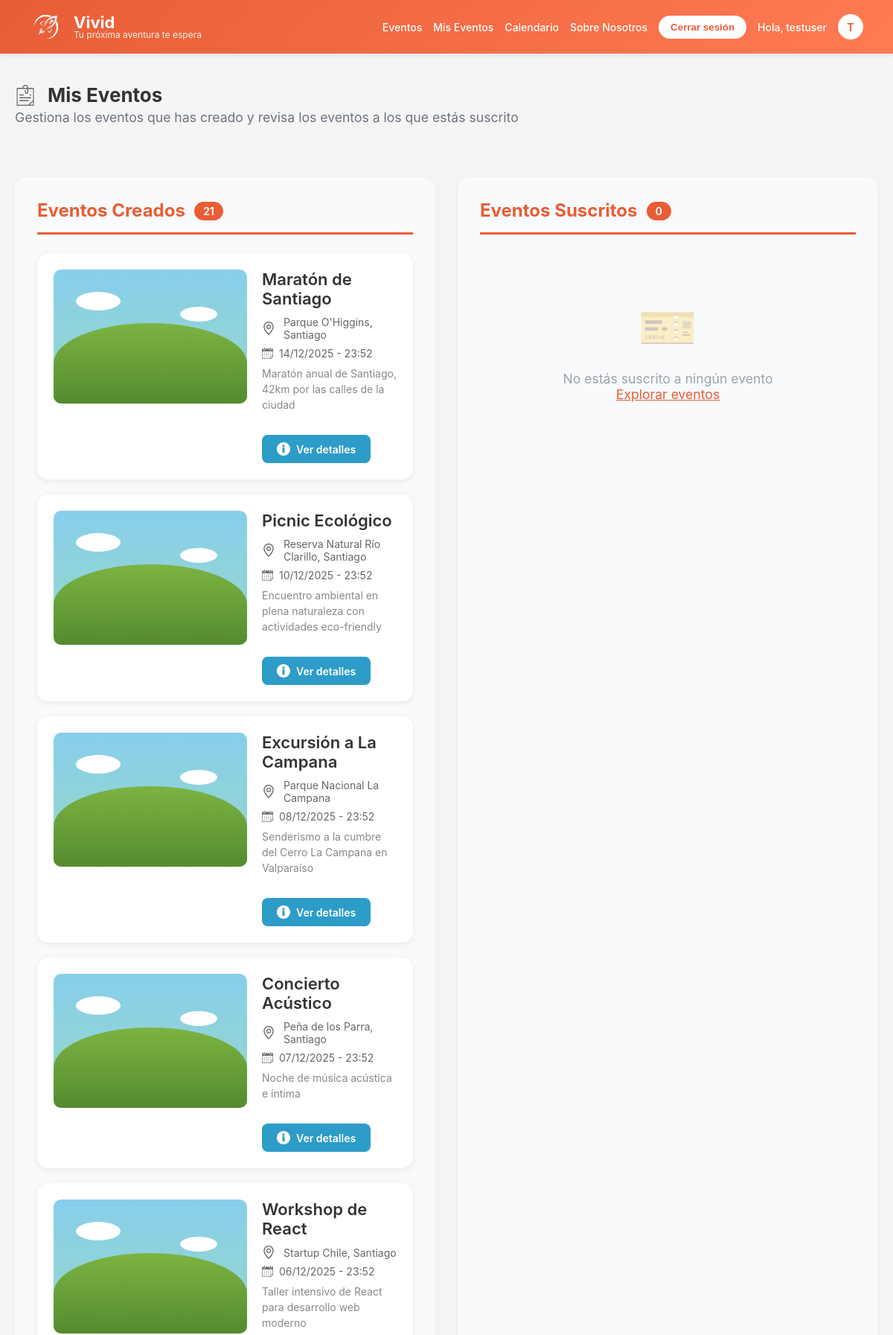
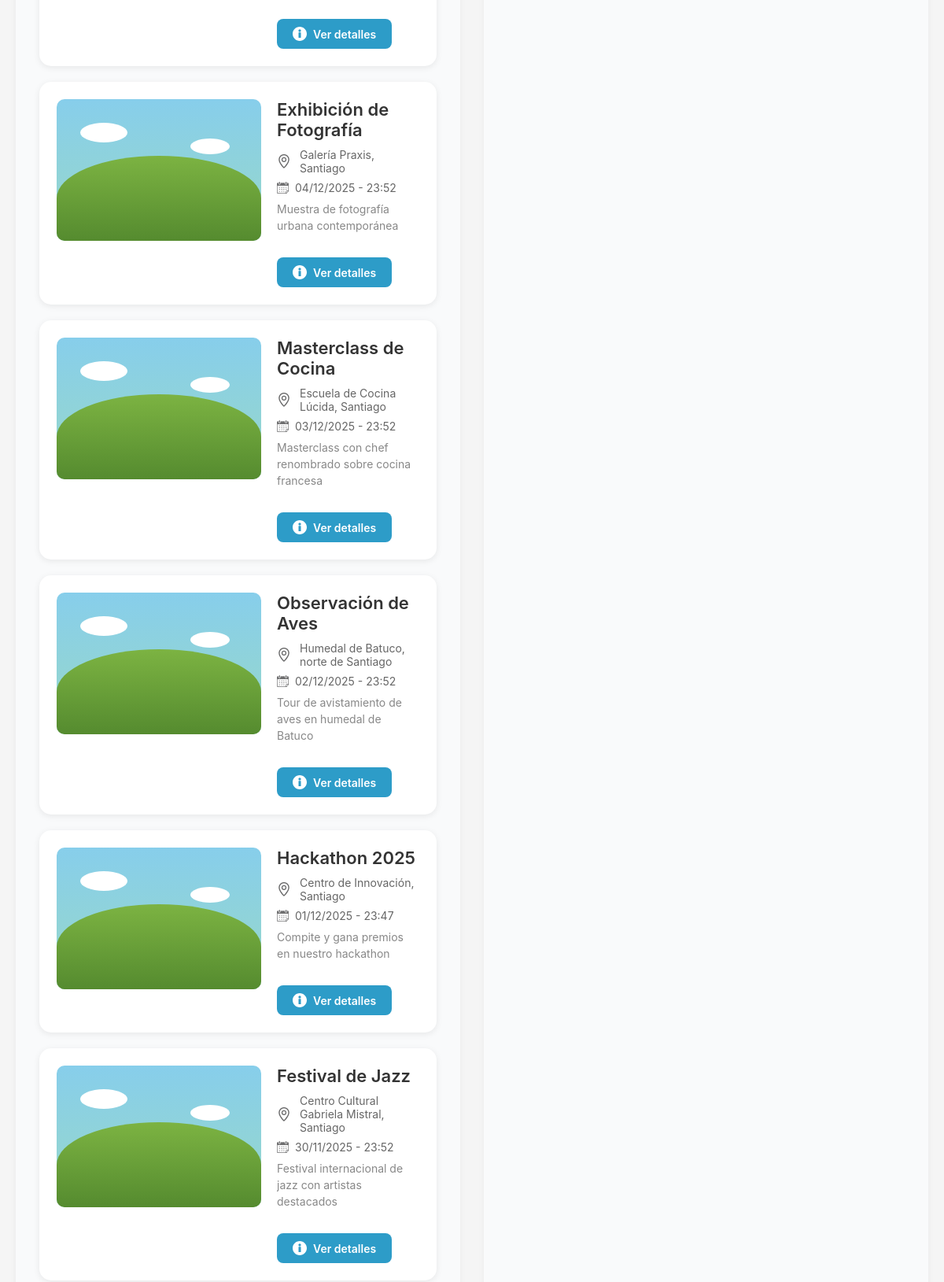
Screenshot of /users/mis-eventos/ (signed in, upper part) with the database file from the repository (2 pictures, top to bottom).
### apps/users/models.py (models this page shows)
class User(AbstractUser):
    user_id = models.BigAutoField(primary_key=True)
    photo = models.ImageField(upload_to="profile_pics/", blank=True, null=True)

### apps/events/models.py (models this page shows, shortened)
class Event(models.Model):
    name = models.CharField(max_length=250, verbose_name="Nombre")
    description = models.TextField(blank=True, verbose_name="Descripción")
    created = models.DateField(default=timezone.now, verbose_name="Creado")
    date = models.DateTimeField(verbose_name="Fecha del evento")
    location = models.CharField(max_length=300, blank=True, verbose_name="Ubicación")
    latitud = models.DecimalField(
        max_digits=9,
        decimal_places=6,
        null=True,
        blank=True,
        verbose_name="Latitud"
    )
    longitud = models.DecimalField(
        max_digits=9,
        decimal_places=6,
        null=True,
        blank=True,
        verbose_name="Longitud"
    )
    category = models.ForeignKey(
        Category,
        on_delete=models.SET_NULL,
        null=True,
        blank=True,
        verbose_name="Categoría"
    )
    owner = models.ForeignKey(
        settings.AUTH_USER_MODEL,
        on_delete=models.CASCADE,
        related_name='eventos_creados',
        verbose_name="Organizador"
    )
    attendees = models.ManyToManyField(
        settings.AUTH_USER_MODEL,
        through='HasSubs',
        related_name='eventos_asistiendo',
        blank=True,
        verbose_name="Asistentes"
    )
    photo = models.ImageField(
        upload_to='events/',
        blank=True,
        null=True,
        verbose_name="Foto principal"
    )
    tags = models.CharField(
        max_length=200,
        blank=True,
        help_text="Tags separados por espacios",
        verbose_name="Etiquetas"
    )
    class Meta:
        ordering = ['-date']
        verbose_name = "Evento"
        verbose_name_plural = "Eventos"

### apps/users/views.py (the view)
# urls.py: path('mis-eventos/', views.user_events_view, name='user_events'),
@login_required
def user_events_view(request):
    from apps.events.models import Event, HasSubs
    created_events = Event.objects.filter(owner=request.user).order_by('-date')
    suscripciones = HasSubs.objects.filter(username=request.user).select_related('name')
    subscribed_events = [sub.name for sub in suscripciones]
    subscribed_events_not_owned = [event for event in subscribed_events if event.owner != request.user]
    context = {
        'created_events': created_events,
        'subscribed_events': subscribed_events,
        'subscribed_events_not_owned': subscribed_events_not_owned,
    }
    return render(request, 'users/my_events.html', context)

### apps/users/templates/users/my_events.html (shortened to what this page needs)
{% extends 'events/base.html' %}
{% load static %}
{% block extra_css %}
<link rel="stylesheet" href="{% static 'events/css/event_card.css' %}">
<link rel="stylesheet" href="{% static 'users/css/my_events.css' %}">
{% endblock %}
{% block content %}
<div class="my-events-container">
  <div class="my-events-header">
    <div class="my-events-title-group">
      <h1 class="calendar-title">
        <img src="{% static 'events/images/icons/event-icon.svg' %}" alt="Eventos" class="calendar-title-icon"> Mis Eventos
      </h1>
      <p class="page-subtitle">Gestiona los eventos que has creado y revisa los eventos a los que estás suscrito</p>
    </div>
  </div>
  <div class="events-grid">
    <div class="events-column">
      <div class="column-header">
        <h2 class="column-title">Eventos Creados</h2>
        <span class="event-count">{{ created_events|length }}</span>
      </div>
      <div class="events-list">
        {% for evento in created_events %}
          <div class="event-card" data-id="{{ evento.id }}">
            <div class="event-image">
              {% if evento.photo %}
              <img src="{{ evento.photo.url }}" alt="{{ evento.name }}">
              {% else %}
              <div class="default-image">
                <div class="cloud cloud1"></div>
                <div class="cloud cloud2"></div>
                <div class="hill"></div>
              </div>
              {% endif %}
            </div>
            <div class="event-details">
              <h3 class="event-title">{{ evento.name }}</h3>
              <div class="event-meta">
                <span>
                  <img src="{% static 'events/images/icons/location-icon.svg' %}" alt="Ubicación" class="location-icon">
                  {{ evento.location }}
                </span>
              </div>
              <div class="event-meta">
                <span class="event-datetime"><img src="{% static 'events/images/icons/calendar-icon.svg' %}" alt="Fecha" class="calendar-icon"> {{ evento.date|date:"d/m/Y - H:i" }}</span>
              </div>
              <p class="event-description">
                {{ evento.description|truncatewords:15 }}
              </p>
              <div class="event-actions" style="margin-top: 15px;">
                <a href="{% url 'events:event_detail' evento.id %}" class="details-btn">
                  <img src="{% static 'events/images/icons/info-icon.svg' %}" alt="" class="btn-icon">
                  <span>Ver detalles</span>
                </a>
              </div>
            </div>
          </div>
        {% empty %}
          <div class="no-events">
            <div class="no-events-icon">📝</div>
            <p>Aún no has creado ningún evento</p>
            <a href="{% url 'events:event_create' %}" style="color: var(--primary-color); text-decoration: underline;">Crear mi primer evento</a>
          </div>
        {% endfor %}
      </div>
    </div>
    <div class="events-column">
      <div class="column-header">
        <h2 class="column-title">Eventos Suscritos</h2>
        <span class="event-count">{{ subscribed_events|length }}</span>
      </div>
      <div class="events-list">
        {% for evento in subscribed_events_not_owned %}
          <div class="event-card" data-id="{{ evento.id }}">
            <div class="event-image">
              {% if evento.photo %}
              <img src="{{ evento.photo.url }}" alt="{{ evento.name }}">
              {% else %}
              <div class="default-image">
                <div class="cloud cloud1"></div>
                <div class="cloud cloud2"></div>
                <div class="hill"></div>
              </div>
              {% endif %}
            </div>
            <div class="event-details">
              <h3 class="event-title">{{ evento.name }}</h3>
              <div class="event-meta">
                <span>
                  <img src="{% static 'events/images/icons/location-icon.svg' %}" alt="Ubicación" class="location-icon">
                  {{ evento.location }}
                </span>
              </div>
              <div class="event-meta">
                <span class="event-datetime"><img src="{% static 'events/images/icons/calendar-icon.svg' %}" alt="Fecha" class="calendar-icon"> {{ evento.date|date:"d/m/Y - H:i" }}</span>
              </div>
              <p class="event-organizer">Organizado por: {{ evento.owner.username }}</p>
              <p class="event-description">
                {{ evento.description|truncatewords:15 }}
              </p>
              {% if evento.tags %}
              <div class="event-tags">
                {% for tag in evento.tags.split %}
                <span class="tag">{{ tag }}</span>
                {% endfor %}
              </div>
              {% endif %}
              <div class="event-actions" style="margin-top: 15px;">
                <a href="{% url 'events:event_detail' evento.id %}" class="details-btn">
                  <img src="{% static 'events/images/icons/info-icon.svg' %}" alt="" class="btn-icon">
                  <span>Ver detalles</span>
                </a>
              </div>
            </div>
          </div>
        {% empty %}
          <div class="no-events">
            <div class="no-events-icon">🎫</div>
            <p>No estás suscrito a ningún evento</p>
            <a href="{% url 'events:event_list' %}" style="color: var(--primary-color); text-decoration: underline;">Explorar eventos</a>
          </div>
        {% endfor %}
      </div>
    </div>
  </div>
</div>
{% endblock %}

### apps/events/templates/events/base.html (shortened to what this page needs)
<!DOCTYPE html>
<html lang="es">
{% load static %}
<head>
  <link href="https://unpkg.com/maplibre-gl@5.0.1/dist/maplibre-gl.css" rel="stylesheet" />
  <link rel="stylesheet" href="{% static 'events/css/base.css' %}" />
  <link rel="stylesheet" href="{% static 'events/css/navbar.css' %}" />
  <link rel="stylesheet" href="{% static 'events/css/messages.css' %}" />
  <link rel="stylesheet" href="{% static 'events/css/calendar.css' %}" />
  {% block extra_css %}{% endblock %}
</head>
<body>
  <header class="header">
    <div class="logo-section">
      <a href="{% url 'events:event_list' %}"
        style="display: flex; align-items: center; gap: 15px; text-decoration: none;">
        <div class="logo">
          <img src="{% static 'events/images/vivid-logo.svg' %}" alt="Vivid Logo" class="logo-svg">
        </div>
        <div class="logo-text">
          <h1>Vivid</h1>
          <p>Tu próxima aventura te espera</p>
        </div>
      </a>
    </div>
    <nav class="nav-menu">
      <a href="{% url 'events:event_list' %}">Eventos</a>
      {% if user.is_authenticated %}
      <a href="{% url 'users:user_events' %}">Mis Eventos</a>
      <a href="{% url 'events:calendar' %}">Calendario</a>
      <a href="{% url 'events:about' %}">Sobre Nosotros</a>
      <form method="post" action="{% url 'account_logout' %}" style="display:inline;">
        <button type="submit" class="auth-logout-button" style="background: white; color: var(--primary-color); padding: 8px 16px; border-radius: 20px; font-weight: 600; border: none; cursor: pointer;">Cerrar sesión</button>
      </form>
      <span style="color: white; font-size: 14px;">Hola, {{ user.username }}</span>
      <div class="user-icon">
        {{ user.username|first|upper }}
      </div>
      {% endif %}
    </nav>
  </header>
  {% block content %}{% endblock %}
</body>
</html>

### apps/events/static/events/css/base.css (style rules this page uses)
* { margin: 0; padding: 0; box-sizing: border-box; }
body { font-family: -apple-system, BlinkMacSystemFont, 'Segoe UI', Roboto, Oxygen, Ubuntu, Cantarell, sans-serif; background-color: #f5f5f5; overflow-x: hidden; }
:root { --primary-color: #E85D35; --primary-hover: #D14D25; --primary-light: #FF7B54; --primary-dark: #C43D1A; --text-dark: #333; --text-medium: #666; --text-light: #888; --background-light: #f5f5f5; --white: #ffffff; --shadow-sm: 0 2px 8px rgba(0,0,0,0.08); --shadow-md: 0 4px 12px rgba(0,0,0,0.12); --shadow-lg: 0 4px 20px rgba(0,0,0,0.15); }

### apps/events/static/events/css/navbar.css (style rules this page uses)
.header { background: linear-gradient(135deg, var(--primary-color) 0%, var(--primary-light) 100%); padding: 14px 40px; display: flex; justify-content: space-between; align-items: center; box-shadow: var(--shadow-sm); position: sticky; top: 0; z-index: 1000; min-height: auto; }
.logo-section { display: flex; align-items: center; gap: 15px; }
.logo-section a { display: flex; align-items: center; gap: 15px; text-decoration: none; color: inherit; }
.logo { width: 44px; height: 44px; background: transparent; border-radius: 10px; display: flex; align-items: center; justify-content: center; padding: 5px; transition: transform 0.3s, box-shadow 0.3s; flex-shrink: 0; }
.logo-svg { width: 100%; height: 100%; object-fit: contain; display: block; }
.logo-text { display: flex; flex-direction: column; }
.logo-text h1 { color: var(--white); font-size: 22px; font-weight: 700; margin: 0; line-height: 1; }
.logo-text p { color: rgba(255, 255, 255, 0.9); font-size: 12px; margin: 0; line-height: 1; }
.nav-menu { display: flex; gap: 22px; align-items: center; flex-wrap: wrap; }
.nav-menu a { color: var(--white); text-decoration: none; font-weight: 500; font-size: 15px; transition: opacity 0.3s; position: relative; white-space: nowrap; }
.nav-menu a::after { content: ''; position: absolute; bottom: -5px; left: 0; width: 0; height: 2px; background: var(--white); transition: width 0.3s; }
.nav-menu span { color: var(--white); font-size: 14px; font-weight: 500; }
.user-icon { width: 34px; height: 34px; display: flex; align-items: center; justify-content: center; cursor: pointer; transition: transform 0.3s, box-shadow 0.3s; font-weight: 600; color: var(--primary-color); font-size: 15px; flex-shrink: 0; background: white; border-radius: 50%; }
@media (max-width: 1200px) { .nav-menu { gap: 15px; } }
@media (max-width: 1200px) { .nav-menu a { font-size: 14px; } }

### apps/events/static/events/css/calendar.css (style rules this page uses)
.calendar-title-icon { width: 28px; height: 28px; vertical-align: middle; margin-right: 8px; }
.calendar-title { font-size: 26px; font-weight: 700; color: #333; margin: 0; flex-shrink: 0; }
.event-count { font-size: 11px; color: var(--text-light); font-weight: 600; margin-top: 2px; }

### rows the page displays
User: username "testuser", username|first "T"
Event: name "Maratón de Santiago", location "Parque O'Higgins, Santiago", date "14/12/2025 - 23:52", description "Maratón anual de Santiago, 42km por las calles de la ciudad"
Event: name "Picnic Ecológico", location "Reserva Natural Río Clarillo, Santiago", date "10/12/2025 - 23:52", description "Encuentro ambiental en plena naturaleza con actividades eco-friendly"
Event: name "Excursión a La Campana", location "Parque Nacional La Campana", date "08/12/2025 - 23:52", description "Senderismo a la cumbre del Cerro La Campana en Valparaíso"
Event: name "Concierto Acústico", location "Peña de los Parra, Santiago", date "07/12/2025 - 23:52", description "Noche de música acústica e íntima"
Event: name "Workshop de React", location "Startup Chile, Santiago", date "06/12/2025 - 23:52", description "Taller intensivo de React para desarrollo web moderno"
Event: name "Exhibición de Fotografía", location "Galería Praxis, Santiago", date "04/12/2025 - 23:52", description "Muestra de fotografía urbana contemporánea"
Event: name "Masterclass de Cocina", location "Escuela de Cocina Lúcida, Santiago", date "03/12/2025 - 23:52", description "Masterclass con chef renombrado sobre cocina francesa"
Event: name "Observación de Aves", location "Humedal de Batuco, norte de Santiago", date "02/12/2025 - 23:52", description "Tour de avistamiento de aves en humedal de Batuco"
Event: name "Hackathon 2025", location "Centro de Innovación, Santiago", date "01/12/2025 - 23:47", description "Compite y gana premios en nuestro hackathon"
Event: name "Festival de Jazz", location "Centro Cultural Gabriela Mistral, Santiago", date "30/11/2025 - 23:52", description "Festival internacional de jazz con artistas destacados"

### other values shown
{{ created_events|length }} "21"
{{ subscribed_events|length }} "0"
